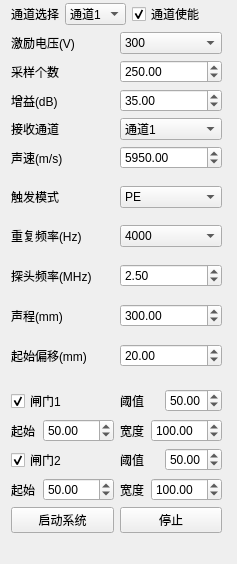
<?xml version="1.0" encoding="UTF-8"?>
<ui version="4.0">
 <class>ParaSetWidget</class>
 <widget class="QWidget" name="ParaSetWidget">
  <property name="geometry">
   <rect>
    <x>0</x>
    <y>0</y>
    <width>237</width>
    <height>564</height>
   </rect>
  </property>
  <property name="windowTitle">
   <string>ParaSet</string>
  </property>
  <widget class="QWidget" name="">
   <property name="geometry">
    <rect>
     <x>11</x>
     <y>2</y>
     <width>211</width>
     <height>531</height>
    </rect>
   </property>
   <layout class="QGridLayout" name="gridLayout_8">
    <item row="0" column="0">
     <layout class="QGridLayout" name="gridLayout_5">
      <item row="1" column="0">
       <layout class="QHBoxLayout" name="horizontalLayout_12"/>
      </item>
      <item row="0" column="0">
       <layout class="QGridLayout" name="gridLayout_4">
        <item row="0" column="0">
         <layout class="QHBoxLayout" name="horizontalLayout_11">
          <item>
           <layout class="QHBoxLayout" name="horizontalLayout">
            <item>
             <widget class="QLabel" name="label">
              <property name="text">
               <string>通道选择</string>
              </property>
             </widget>
            </item>
            <item>
             <widget class="QComboBox" name="m_chanNo">
              <item>
               <property name="text">
                <string>通道1</string>
               </property>
              </item>
              <item>
               <property name="text">
                <string>通道2</string>
               </property>
              </item>
              <item>
               <property name="text">
                <string>通道3</string>
               </property>
              </item>
              <item>
               <property name="text">
                <string>通道4</string>
               </property>
              </item>
              <item>
               <property name="text">
                <string>通道5</string>
               </property>
              </item>
              <item>
               <property name="text">
                <string>通道6</string>
               </property>
              </item>
              <item>
               <property name="text">
                <string>通道7</string>
               </property>
              </item>
              <item>
               <property name="text">
                <string>通道8</string>
               </property>
              </item>
             </widget>
            </item>
           </layout>
          </item>
          <item>
           <widget class="QCheckBox" name="m_chanChecked">
            <property name="text">
             <string>通道使能</string>
            </property>
            <property name="checked">
             <bool>true</bool>
            </property>
           </widget>
          </item>
         </layout>
        </item>
        <item row="1" column="0">
         <layout class="QGridLayout" name="gridLayout_3">
          <item row="0" column="0">
           <layout class="QGridLayout" name="gridLayout_2">
            <item row="0" column="0">
             <layout class="QHBoxLayout" name="horizontalLayout_7">
              <item>
               <widget class="QLabel" name="label_4">
                <property name="text">
                 <string>激励电压(V)</string>
                </property>
               </widget>
              </item>
              <item>
               <widget class="QComboBox" name="m_eVoltage">
                <property name="currentIndex">
                 <number>1</number>
                </property>
                <item>
                 <property name="text">
                  <string>400</string>
                 </property>
                </item>
                <item>
                 <property name="text">
                  <string>300</string>
                 </property>
                </item>
                <item>
                 <property name="text">
                  <string>200</string>
                 </property>
                </item>
                <item>
                 <property name="text">
                  <string>100</string>
                 </property>
                </item>
                <item>
                 <property name="text">
                  <string>50</string>
                 </property>
                </item>
               </widget>
              </item>
             </layout>
            </item>
            <item row="1" column="0">
             <layout class="QHBoxLayout" name="horizontalLayout_10">
              <item>
               <widget class="QLabel" name="label_10">
                <property name="text">
                 <string>采样个数</string>
                </property>
               </widget>
              </item>
              <item>
               <widget class="QDoubleSpinBox" name="m_sampleLen">
                <property name="minimum">
                 <double>100.000000000000000</double>
                </property>
                <property name="maximum">
                 <double>512.000000000000000</double>
                </property>
                <property name="value">
                 <double>250.000000000000000</double>
                </property>
               </widget>
              </item>
             </layout>
            </item>
            <item row="2" column="0">
             <layout class="QHBoxLayout" name="horizontalLayout_8">
              <item>
               <widget class="QLabel" name="label_6">
                <property name="text">
                 <string>增益(dB)</string>
                </property>
               </widget>
              </item>
              <item>
               <widget class="QDoubleSpinBox" name="m_gain">
                <property name="maximum">
                 <double>96.000000000000000</double>
                </property>
                <property name="singleStep">
                 <double>0.100000000000000</double>
                </property>
                <property name="value">
                 <double>35.000000000000000</double>
                </property>
               </widget>
              </item>
             </layout>
            </item>
            <item row="3" column="0">
             <layout class="QHBoxLayout" name="horizontalLayout_14">
              <item>
               <widget class="QLabel" name="label_11">
                <property name="text">
                 <string>接收通道</string>
                </property>
               </widget>
              </item>
              <item>
               <widget class="QComboBox" name="m_recvChanNo">
                <item>
                 <property name="text">
                  <string>通道1</string>
                 </property>
                </item>
                <item>
                 <property name="text">
                  <string>通道2</string>
                 </property>
                </item>
                <item>
                 <property name="text">
                  <string>通道3</string>
                 </property>
                </item>
                <item>
                 <property name="text">
                  <string>通道4</string>
                 </property>
                </item>
                <item>
                 <property name="text">
                  <string>通道5</string>
                 </property>
                </item>
                <item>
                 <property name="text">
                  <string>通道6</string>
                 </property>
                </item>
                <item>
                 <property name="text">
                  <string>通道7</string>
                 </property>
                </item>
                <item>
                 <property name="text">
                  <string>通道8</string>
                 </property>
                </item>
               </widget>
              </item>
             </layout>
            </item>
            <item row="4" column="0">
             <layout class="QHBoxLayout" name="horizontalLayout_9">
              <item>
               <widget class="QLabel" name="label_8">
                <property name="text">
                 <string>声速(m/s)</string>
                </property>
               </widget>
              </item>
              <item>
               <widget class="QDoubleSpinBox" name="m_sonicV">
                <property name="minimum">
                 <double>300.000000000000000</double>
                </property>
                <property name="maximum">
                 <double>10000.000000000000000</double>
                </property>
                <property name="singleStep">
                 <double>10.000000000000000</double>
                </property>
                <property name="value">
                 <double>5950.000000000000000</double>
                </property>
               </widget>
              </item>
             </layout>
            </item>
           </layout>
          </item>
          <item row="1" column="0">
           <layout class="QGridLayout" name="gridLayout">
            <item row="5" column="0">
             <layout class="QHBoxLayout" name="horizontalLayout_13"/>
            </item>
            <item row="3" column="0">
             <layout class="QHBoxLayout" name="horizontalLayout_5">
              <item>
               <widget class="QLabel" name="label_7">
                <property name="text">
                 <string>声程(mm)</string>
                </property>
               </widget>
              </item>
              <item>
               <widget class="QDoubleSpinBox" name="m_sonicPD">
                <property name="minimum">
                 <double>10.000000000000000</double>
                </property>
                <property name="maximum">
                 <double>3000.000000000000000</double>
                </property>
                <property name="singleStep">
                 <double>10.000000000000000</double>
                </property>
                <property name="value">
                 <double>300.000000000000000</double>
                </property>
               </widget>
              </item>
             </layout>
            </item>
            <item row="4" column="0">
             <layout class="QHBoxLayout" name="horizontalLayout_6">
              <item>
               <widget class="QLabel" name="label_9">
                <property name="text">
                 <string>起始偏移(mm)</string>
                </property>
               </widget>
              </item>
              <item>
               <widget class="QDoubleSpinBox" name="m_offset">
                <property name="maximum">
                 <double>1000.000000000000000</double>
                </property>
                <property name="singleStep">
                 <double>10.000000000000000</double>
                </property>
                <property name="value">
                 <double>20.000000000000000</double>
                </property>
               </widget>
              </item>
             </layout>
            </item>
            <item row="0" column="0">
             <layout class="QHBoxLayout" name="horizontalLayout_2">
              <item>
               <widget class="QLabel" name="label_2">
                <property name="text">
                 <string>触发模式</string>
                </property>
               </widget>
              </item>
              <item>
               <widget class="QComboBox" name="m_triggerMode">
                <item>
                 <property name="text">
                  <string>PE</string>
                 </property>
                </item>
                <item>
                 <property name="text">
                  <string>PC</string>
                 </property>
                </item>
               </widget>
              </item>
             </layout>
            </item>
            <item row="2" column="0">
             <layout class="QHBoxLayout" name="horizontalLayout_4">
              <item>
               <widget class="QLabel" name="label_5">
                <property name="text">
                 <string>探头频率(MHz)</string>
                </property>
               </widget>
              </item>
              <item>
               <widget class="QDoubleSpinBox" name="m_probePrf">
                <property name="minimum">
                 <double>0.500000000000000</double>
                </property>
                <property name="maximum">
                 <double>15.000000000000000</double>
                </property>
                <property name="singleStep">
                 <double>0.250000000000000</double>
                </property>
                <property name="value">
                 <double>2.500000000000000</double>
                </property>
               </widget>
              </item>
             </layout>
            </item>
            <item row="1" column="0">
             <layout class="QHBoxLayout" name="horizontalLayout_3">
              <item>
               <widget class="QLabel" name="label_3">
                <property name="text">
                 <string>重复频率(Hz)</string>
                </property>
               </widget>
              </item>
              <item>
               <widget class="QComboBox" name="m_prf">
                <property name="currentIndex">
                 <number>7</number>
                </property>
                <item>
                 <property name="text">
                  <string>80</string>
                 </property>
                </item>
                <item>
                 <property name="text">
                  <string>160</string>
                 </property>
                </item>
                <item>
                 <property name="text">
                  <string>240</string>
                 </property>
                </item>
                <item>
                 <property name="text">
                  <string>400</string>
                 </property>
                </item>
                <item>
                 <property name="text">
                  <string>500</string>
                 </property>
                </item>
                <item>
                 <property name="text">
                  <string>1000</string>
                 </property>
                </item>
                <item>
                 <property name="text">
                  <string>2000</string>
                 </property>
                </item>
                <item>
                 <property name="text">
                  <string>4000</string>
                 </property>
                </item>
                <item>
                 <property name="text">
                  <string>5000</string>
                 </property>
                </item>
                <item>
                 <property name="text">
                  <string>8000</string>
                 </property>
                </item>
                <item>
                 <property name="text">
                  <string>10000</string>
                 </property>
                </item>
                <item>
                 <property name="text">
                  <string>16000</string>
                 </property>
                </item>
               </widget>
              </item>
             </layout>
            </item>
           </layout>
          </item>
         </layout>
        </item>
       </layout>
      </item>
      <item row="2" column="0">
       <layout class="QHBoxLayout" name="horizontalLayout_15"/>
      </item>
     </layout>
    </item>
    <item row="1" column="0">
     <layout class="QGridLayout" name="gridLayout_6">
      <item row="0" column="0">
       <layout class="QHBoxLayout" name="horizontalLayout_19">
        <item>
         <widget class="QCheckBox" name="m_gate1Checked">
          <property name="text">
           <string>闸门1</string>
          </property>
          <property name="checked">
           <bool>true</bool>
          </property>
         </widget>
        </item>
        <item>
         <layout class="QHBoxLayout" name="horizontalLayout_17">
          <item>
           <widget class="QLabel" name="label_14">
            <property name="text">
             <string>阈值</string>
            </property>
           </widget>
          </item>
          <item>
           <widget class="QDoubleSpinBox" name="m_gate1Threshold">
            <property name="minimum">
             <double>1.000000000000000</double>
            </property>
            <property name="maximum">
             <double>99.000000000000000</double>
            </property>
            <property name="value">
             <double>50.000000000000000</double>
            </property>
           </widget>
          </item>
         </layout>
        </item>
       </layout>
      </item>
      <item row="1" column="0">
       <layout class="QHBoxLayout" name="horizontalLayout_20">
        <item>
         <layout class="QHBoxLayout" name="horizontalLayout_16">
          <item>
           <widget class="QLabel" name="label_12">
            <property name="text">
             <string>起始</string>
            </property>
           </widget>
          </item>
          <item>
           <widget class="QDoubleSpinBox" name="m_gate1Start">
            <property name="maximum">
             <double>2999.000000000000000</double>
            </property>
            <property name="singleStep">
             <double>10.000000000000000</double>
            </property>
            <property name="value">
             <double>50.000000000000000</double>
            </property>
           </widget>
          </item>
         </layout>
        </item>
        <item>
         <layout class="QHBoxLayout" name="horizontalLayout_18">
          <item>
           <widget class="QLabel" name="label_13">
            <property name="text">
             <string>宽度</string>
            </property>
           </widget>
          </item>
          <item>
           <widget class="QDoubleSpinBox" name="m_gate1Len">
            <property name="minimum">
             <double>1.000000000000000</double>
            </property>
            <property name="maximum">
             <double>3000.000000000000000</double>
            </property>
            <property name="singleStep">
             <double>10.000000000000000</double>
            </property>
            <property name="value">
             <double>100.000000000000000</double>
            </property>
           </widget>
          </item>
         </layout>
        </item>
       </layout>
      </item>
     </layout>
    </item>
    <item row="2" column="0">
     <layout class="QGridLayout" name="gridLayout_7">
      <item row="1" column="0">
       <layout class="QHBoxLayout" name="horizontalLayout_23">
        <item>
         <layout class="QHBoxLayout" name="horizontalLayout_24">
          <item>
           <widget class="QLabel" name="label_16">
            <property name="text">
             <string>起始</string>
            </property>
           </widget>
          </item>
          <item>
           <widget class="QDoubleSpinBox" name="m_gate2Start">
            <property name="maximum">
             <double>2999.000000000000000</double>
            </property>
            <property name="singleStep">
             <double>10.000000000000000</double>
            </property>
            <property name="value">
             <double>50.000000000000000</double>
            </property>
           </widget>
          </item>
         </layout>
        </item>
        <item>
         <layout class="QHBoxLayout" name="horizontalLayout_25">
          <item>
           <widget class="QLabel" name="label_17">
            <property name="text">
             <string>宽度</string>
            </property>
           </widget>
          </item>
          <item>
           <widget class="QDoubleSpinBox" name="m_gate2Len">
            <property name="minimum">
             <double>1.000000000000000</double>
            </property>
            <property name="maximum">
             <double>3000.000000000000000</double>
            </property>
            <property name="singleStep">
             <double>10.000000000000000</double>
            </property>
            <property name="value">
             <double>100.000000000000000</double>
            </property>
           </widget>
          </item>
         </layout>
        </item>
       </layout>
      </item>
      <item row="0" column="0">
       <layout class="QHBoxLayout" name="horizontalLayout_21">
        <item>
         <widget class="QCheckBox" name="m_gate2Checked">
          <property name="text">
           <string>闸门2</string>
          </property>
          <property name="checked">
           <bool>true</bool>
          </property>
         </widget>
        </item>
        <item>
         <layout class="QHBoxLayout" name="horizontalLayout_22">
          <item>
           <widget class="QLabel" name="label_15">
            <property name="text">
             <string>阈值</string>
            </property>
           </widget>
          </item>
          <item>
           <widget class="QDoubleSpinBox" name="m_gate2Threshold">
            <property name="minimum">
             <double>1.000000000000000</double>
            </property>
            <property name="maximum">
             <double>99.000000000000000</double>
            </property>
            <property name="value">
             <double>50.000000000000000</double>
            </property>
           </widget>
          </item>
         </layout>
        </item>
       </layout>
      </item>
     </layout>
    </item>
    <item row="3" column="0">
     <layout class="QHBoxLayout" name="horizontalLayout_26">
      <item>
       <widget class="QPushButton" name="m_openSysBtn">
        <property name="text">
         <string>启动系统</string>
        </property>
       </widget>
      </item>
      <item>
       <widget class="QPushButton" name="m_stopSysBtn">
        <property name="text">
         <string>停止</string>
        </property>
       </widget>
      </item>
     </layout>
    </item>
   </layout>
  </widget>
 </widget>
 <resources/>
 <connections/>
</ui>
